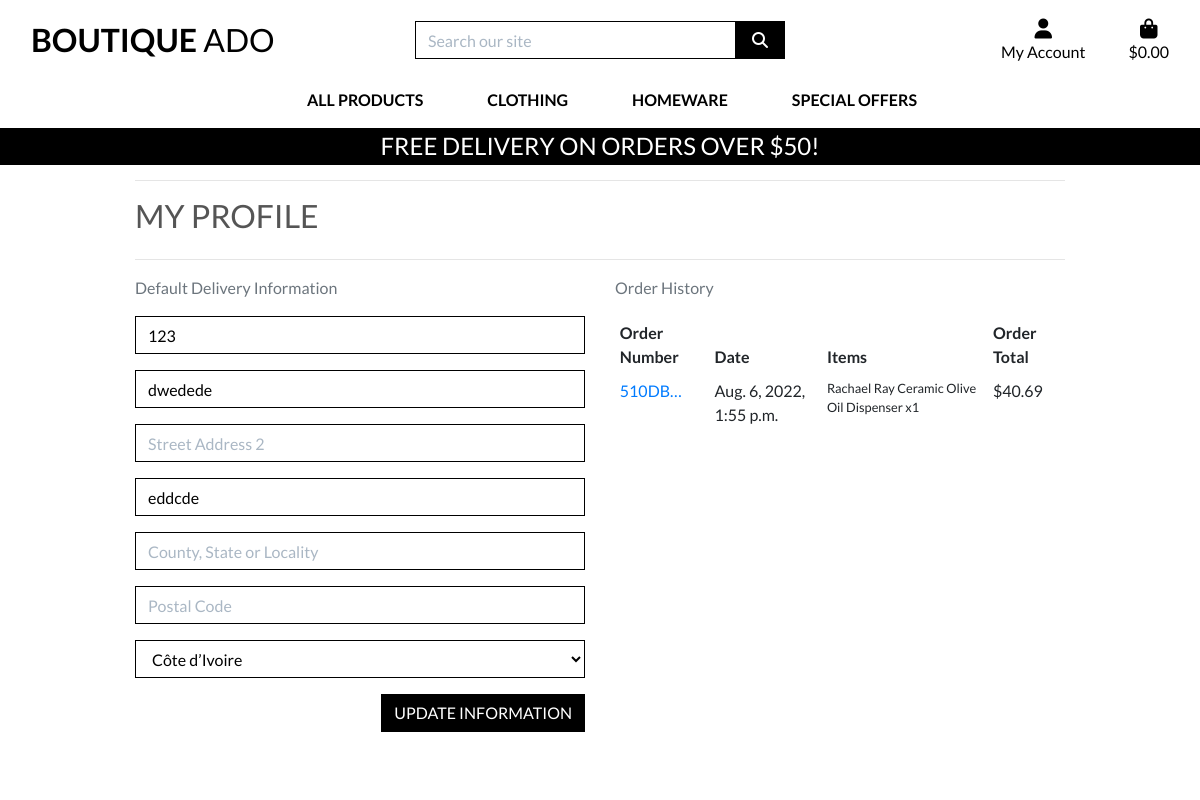
Page /profile/ (signed in) on the committed database.
### profiles/models.py (models this page shows, shortened)
class UserProfile(models.Model):
    user = models.OneToOneField(User, on_delete=models.CASCADE)
    default_phone_number = models.CharField(max_length=20, null=True, blank=True)
    default_street_address1 = models.CharField(max_length=80, null=True, blank=True)
    default_street_address2 = models.CharField(max_length=80, null=True, blank=True)
    default_town_or_city = models.CharField(max_length=40, null=True, blank=True)
    default_county = models.CharField(max_length=80, null=True, blank=True)
    default_postcode = models.CharField(max_length=20, null=True, blank=True)
    default_country = CountryField(blank_label='Country', null=True, blank=True)

### checkout/models.py (models this page shows, shortened)
class Order(models.Model):
    order_number = models.CharField(max_length=32, null=False, editable=False)
    user_profile = models.ForeignKey(UserProfile, on_delete=models.SET_NULL,
                                     null=True, blank=True, related_name='orders')
    full_name = models.CharField(max_length=50, null=False, blank=False)
    email = models.EmailField(max_length=254, null=False, blank=False)
    phone_number = models.CharField(max_length=20, null=False, blank=False)
    country = CountryField(blank_label='Country *', null=False, blank=False)
    postcode = models.CharField(max_length=20, null=True, blank=True)
    town_or_city = models.CharField(max_length=40, null=False, blank=False)
    street_address1 = models.CharField(max_length=80, null=False, blank=False)
    street_address2 = models.CharField(max_length=80, null=True, blank=True)
    county = models.CharField(max_length=80, null=True, blank=True)
    date = models.DateTimeField(auto_now_add=True)
    delivery_cost = models.DecimalField(max_digits=6, decimal_places=2, null=False, default=0)
    order_total = models.DecimalField(max_digits=10, decimal_places=2, null=False, default=0)
    grand_total = models.DecimalField(max_digits=10, decimal_places=2, null=False, default=0)
    original_bag = models.TextField(null=False, blank=False, default='')
    stripe_pid = models.CharField(max_length=254, null=False, blank=False, default='')

class OrderLineItem(models.Model):
    order = models.ForeignKey(Order, null=False, blank=False, on_delete=models.CASCADE, related_name='lineitems')
    product = models.ForeignKey(Product, null=False, blank=False, on_delete=models.CASCADE)
    product_size = models.CharField(max_length=2, null=True, blank=True) # XS, S, M, L, XL
    quantity = models.IntegerField(null=False, blank=False, default=0)
    lineitem_total = models.DecimalField(max_digits=6, decimal_places=2, null=False, blank=False, editable=False)

### products/models.py (models this page shows, shortened)
class Product(models.Model):
    category = models.ForeignKey('Category', null=True, blank=True, on_delete=models.SET_NULL)
    sku = models.CharField(max_length=254, null=True, blank=True)
    name = models.CharField(max_length=254)
    description = models.TextField()
    has_sizes = models.BooleanField(default=False, null=True, blank=True)
    price = models.DecimalField(max_digits=6, decimal_places=2)
    rating = models.DecimalField(max_digits=6, decimal_places=2, null=True, blank=True)
    image_url = models.URLField(max_length=1024, null=True, blank=True)
    image = models.ImageField(null=True, blank=True)

### profiles/views.py (the view)
# urls.py: path('profile/', include('profiles.urls')),
def profile(request):
    profile = get_object_or_404(UserProfile, user=request.user)
    if request.method == 'POST':
        form = UserProfileForm(request.POST, instance=profile)
        if form.is_valid():
            form.save()
            messages.success(request, 'Profile updated successfully')
        else:
            messages.error(request, 'Update failed. Please ensure the form is valid.')
    else:
        form = UserProfileForm(instance=profile)
    orders = profile.orders.all()
    template = 'profiles/profile.html'
    context = {
        'form': form,
        'orders': orders,
        'on_profile_page': True
    }
    return render(request, template, context)

### profiles/forms.py
class UserProfileForm(forms.ModelForm):
    class Meta:
        model = UserProfile
        exclude = ('user',)
    def __init__(self, *args, **kwargs):
        super().__init__(*args, **kwargs)
        placeholders = {
            'default_phone_number': 'Phone Number',
            'default_postcode': 'Postal Code',
            'default_town_or_city': 'Town or City',
            'default_street_address1': 'Street Address 1',
            'default_street_address2': 'Street Address 2',
            'default_county': 'County, State or Locality',
        }
        self.fields['default_phone_number'].widget.attrs['autofocus'] = True
        for field in self.fields:
            if field != 'default_country':
                if self.fields[field].required:
                    placeholder = f'{placeholders[field]} *'
                else:
                    placeholder = placeholders[field]
                self.fields[field].widget.attrs['placeholder'] = placeholder
            self.fields[field].widget.attrs['class'] = 'border-black rounded-0 profile-form-input'
            self.fields[field].label = False

### bag/contexts.py (called while the page is built, shortened)
def bag_contents(request):
    bag_items = []
    total = 0
    product_count = 0
    bag = request.session.get('bag', {})
    if total < settings.FREE_DELIVERY_THRESHOLD:
        delivery = total * Decimal(settings.STANDARD_DELIVERY_PERCENTAGE / 100)
        free_delivery_delta = settings.FREE_DELIVERY_THRESHOLD - total
    else:
        delivery = 0
        free_delivery_delta = 0
    grand_total = delivery + total
    context = {
        'bag_items': bag_items,
        'total': total,
        'product_count': product_count,
        'delivery': delivery,
        'free_delivery_delta': free_delivery_delta,
        'free_delivery_threshold': settings.FREE_DELIVERY_THRESHOLD,
        'grand_total': grand_total,
    }
    return context

### profiles/templates/profiles/profile.html (shortened to what this page needs)
{% extends "base.html" %}
{% load static %}
{% block extra_css %}
    <link rel="stylesheet" href="{% static 'profiles/css/profile.css' %}">
{% endblock %}
{% block page_header %}
    <div class="container header-container">
    </div>
{% endblock %}
{% block content %}
    <div class="overlay"></div>
    <div class="container">
        <div class="row">
            <div class="col">
                <hr>
                <h2 class="logo-font mb-4">My Profile</h2>
                <hr>
            </div>
        </div>
        <div class="row">
            <div class="col-12 col-lg-6">
                <p class="text-muted">Default Delivery Information</p>
                <form class="mt-3" action="{% url 'profile' %}" method="POST" id="profile-update-form">
                    {{ form|crispy }}
                    <button class="btn btn-black rounded-0 text-uppercase float-right">Update Information</button>
                </form>
            </div>
            <div class="col-12 col-lg-6">
                <p class="text-muted">Order History</p>
                <div class="order-history table-responsive">
                    <table class="table table-sm table-borderless">
                        <thead>
                            <tr>
                                <th>Order Number</th>
                                <th>Date</th>
                                <th>Items</th>
                                <th>Order Total</th>
                            </tr>
                        </thead>
                        <tbody>
                            {% for order in orders %}
                                <tr>
                                    <td>
                                        <a href="{% url 'order_history' order.order_number %}"
                                        title="{{ order.order_number }}">
                                            {{ order.order_number|truncatechars:6 }}
                                        </a>
                                    </td>
                                    <td>{{ order.date }}</td>
                                    <td>
                                        <ul class="list-unstyled">
                                            {% for item in order.lineitems.all %}
                                                <li class="small">
                                                    {{ item.product.name }} x{{ item.quantity }}
                                                </li>
                                            {% endfor %}
                                        </ul>
                                    </td>
                                    <td>${{ order.grand_total }}</td>
                                </tr>
                            {% endfor %}
                        </tbody>
                    </table>
                </div>
            </div>
        </div>
{% endblock %}

### static/css/base.css (style rules this page uses)
html { height: 100%; }
body { background: url('/media/homepage_background_cropped.jpg') no-repeat center center fixed; background-size: cover; height: calc(100vh - 164px); color: #555; font-family: 'Lato'; }
.logo-font { text-transform: uppercase; }
.btn-black { background: black; color: white; }
.border-black { border: 1px solid black !important; }
.overlay { height: 100%; width: 100%; top: 0; left: 0; position: fixed; background: white; z-index: -1; }
@media (min-width: 1200px) { .container { max-width: 80%; } }
@media (min-width: 992px) { .header-container { padding-top: 164px; } }

### profiles/static/profiles/css/profile.css (style rules this page uses)
.order-history { max-height: 416px; overflow-y: auto; }
#profile-update-form .form-control { color: #000; }
#profile-update-form input::placeholder { color: #aab7c4; }
#id_default_country, #id_default_country option:not(:first-child) { color: #000; }

### rows in the picture
UserProfile: default_phone_number "123", default_street_address1 "dwedede", default_town_or_city "eddcde", default_country "Côte d’Ivoire"
Order: order_number "510DB…", date "Aug. 6, 2022, 1:55 p.m.", grand_total "40.69"
OrderLineItem: product.name "Rachael Ray Ceramic Olive Oil Dispenser", quantity "1"

### other values in the picture
{{ free_delivery_threshold }} "50"
